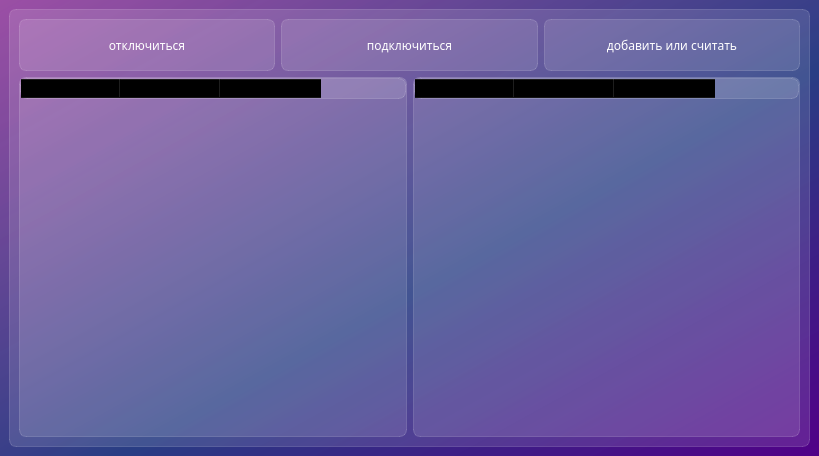
<?xml version="1.0" encoding="UTF-8"?>
<ui version="4.0">
 <class>MainWindow</class>
 <widget class="QMainWindow" name="MainWindow">
  <property name="geometry">
   <rect>
    <x>0</x>
    <y>0</y>
    <width>819</width>
    <height>456</height>
   </rect>
  </property>
  <property name="minimumSize">
   <size>
    <width>819</width>
    <height>0</height>
   </size>
  </property>
  <property name="windowTitle">
   <string>modbus</string>
  </property>
  <property name="styleSheet">
   <string notr="true">background-color: qlineargradient(spread:pad, x1:1, y1:1, x2:0, y2:0, stop:0 rgba(81, 0, 135, 255), stop:0.427447 rgba(41, 61, 132, 235), stop:1 rgba(155, 79, 165, 255));
font-family: Noto Sans SC;</string>
  </property>
  <widget class="QWidget" name="centralwidget">
   <layout class="QVBoxLayout" name="verticalLayout_3">
    <item>
     <widget class="QFrame" name="balance_frame">
      <property name="styleSheet">
       <string notr="true">background-color: rgba(255,255,255, 30);
border: 1px solid rgba(255,255,255,40);
border-radius: 7px;</string>
      </property>
      <layout class="QVBoxLayout" name="verticalLayout_2">
       <item>
        <layout class="QVBoxLayout" name="verticalLayout">
         <item>
          <layout class="QHBoxLayout" name="horizontalLayout">
           <item>
            <widget class="QPushButton" name="pushButton_disconnect">
             <property name="styleSheet">
              <string notr="true">QPushButton{
color: white;
background-color: rgba(255,255,255,30);
border: 1px solid rgba(255,255,255,40);
border-radius: 7px;
width: 230px;
height: 50 px;
}
QPushButton:hover {
background-color: rgba(255,255,255,30);
}
QPushButton:pressed{
background-color: rgba(255,255,255,70);
}</string>
             </property>
             <property name="text">
              <string>отключиться</string>
             </property>
             <property name="icon">
              <iconset>
               <normaloff>icons/cancel_24dp_FILL0_wght400_GRAD0_opsz24.svg</normaloff>icons/cancel_24dp_FILL0_wght400_GRAD0_opsz24.svg</iconset>
             </property>
            </widget>
           </item>
           <item>
            <widget class="QPushButton" name="pushButton_connect">
             <property name="styleSheet">
              <string notr="true">QPushButton{
color: white;
background-color: rgba(255,255,255,30);
border: 1px solid rgba(255,255,255,40);
border-radius: 7px;
width: 230px;
height: 50 px;
}
QPushButton:hover {
background-color: rgba(255,255,255,30);
}
QPushButton:pressed{
background-color: rgba(255,255,255,70);
}</string>
             </property>
             <property name="text">
              <string>подключиться</string>
             </property>
             <property name="icon">
              <iconset>
               <normaloff>icons/wifi_24dp_FILL0_wght400_GRAD0_opsz24.svg</normaloff>icons/wifi_24dp_FILL0_wght400_GRAD0_opsz24.svg</iconset>
             </property>
            </widget>
           </item>
           <item>
            <widget class="QPushButton" name="pushButton_add">
             <property name="styleSheet">
              <string notr="true">QPushButton{
color: white;
background-color: rgba(255,255,255,30);
border: 1px solid rgba(255,255,255,40);
border-radius: 7px;
width: 230px;
height: 50 px;
}
QPushButton:hover {
background-color: rgba(255,255,255,30);
}
QPushButton:pressed{
background-color: rgba(255,255,255,70);
}</string>
             </property>
             <property name="text">
              <string>добавить или считать</string>
             </property>
             <property name="icon">
              <iconset>
               <normaloff>icons/add_circle_24dp_FILL0_wght400_GRAD0_opsz24.svg</normaloff>icons/add_circle_24dp_FILL0_wght400_GRAD0_opsz24.svg</iconset>
             </property>
            </widget>
           </item>
          </layout>
         </item>
         <item>
          <layout class="QHBoxLayout" name="horizontalLayout_2">
           <item>
            <widget class="QTableWidget" name="tableWidget_zapis">
             <property name="horizontalScrollBarPolicy">
              <enum>Qt::ScrollBarAlwaysOff</enum>
             </property>
             <property name="editTriggers">
              <set>QAbstractItemView::NoEditTriggers</set>
             </property>
             <property name="tabKeyNavigation">
              <bool>false</bool>
             </property>
             <property name="showDropIndicator" stdset="0">
              <bool>false</bool>
             </property>
             <column>
              <property name="text">
               <string>index</string>
              </property>
             </column>
             <column>
              <property name="text">
               <string>value</string>
              </property>
             </column>
             <column>
              <property name="text">
               <string>type</string>
              </property>
             </column>
            </widget>
           </item>
           <item>
            <widget class="QTableWidget" name="tableWidget_2">
             <property name="horizontalScrollBarPolicy">
              <enum>Qt::ScrollBarAlwaysOff</enum>
             </property>
             <property name="editTriggers">
              <set>QAbstractItemView::NoEditTriggers</set>
             </property>
             <property name="tabKeyNavigation">
              <bool>false</bool>
             </property>
             <property name="showDropIndicator" stdset="0">
              <bool>false</bool>
             </property>
             <column>
              <property name="text">
               <string>index</string>
              </property>
             </column>
             <column>
              <property name="text">
               <string>value</string>
              </property>
             </column>
             <column>
              <property name="text">
               <string>type</string>
              </property>
             </column>
            </widget>
           </item>
          </layout>
         </item>
        </layout>
       </item>
      </layout>
     </widget>
    </item>
   </layout>
  </widget>
 </widget>
 <resources/>
 <connections/>
</ui>
